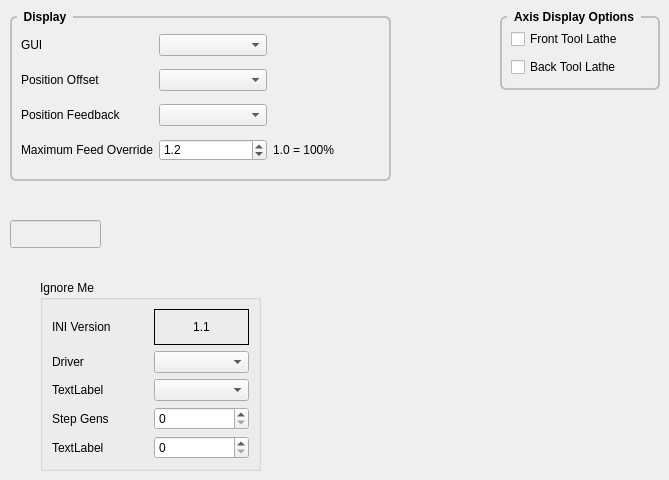
      <widget class="QWidget" name="display">
       <attribute name="title">
        <string>Display</string>
       </attribute>
       <widget class="QGroupBox" name="gridGroupBox">
        <property name="geometry">
         <rect>
          <x>500</x>
          <y>10</y>
          <width>160</width>
          <height>80</height>
         </rect>
        </property>
        <property name="styleSheet">
         <string notr="true">QGroupBox {
    font: bold;
    border: 2px solid silver;
    border-radius: 6px;
    margin-top: 6px;
}

QGroupBox::title {
    subcontrol-origin: margin;
    left: 7px;
    padding: 0px 5px 0px 5px;
}</string>
        </property>
        <property name="title">
         <string>Axis Display Options</string>
        </property>
        <layout class="QGridLayout" name="gridLayout_32">
         <item row="0" column="0">
          <widget class="QCheckBox" name="frontToolLatheCB">
           <property name="text">
            <string>Front Tool Lathe</string>
           </property>
          </widget>
         </item>
         <item row="1" column="0">
          <widget class="QCheckBox" name="backToolLatheCB">
           <property name="text">
            <string>Back Tool Lathe</string>
           </property>
          </widget>
         </item>
        </layout>
       </widget>
       <widget class="QGroupBox" name="gridGroupBox">
        <property name="geometry">
         <rect>
          <x>10</x>
          <y>10</y>
          <width>381</width>
          <height>171</height>
         </rect>
        </property>
        <property name="styleSheet">
         <string notr="true">QGroupBox {
    font: bold;
    border: 2px solid silver;
    border-radius: 6px;
    margin-top: 6px;
}

QGroupBox::title {
    subcontrol-origin: margin;
    left: 7px;
    padding: 0px 5px 0px 5px;
}</string>
        </property>
        <property name="title">
         <string>Display</string>
        </property>
        <layout class="QGridLayout" name="gridLayout_47">
         <property name="leftMargin">
          <number>9</number>
         </property>
         <property name="topMargin">
          <number>9</number>
         </property>
         <property name="rightMargin">
          <number>9</number>
         </property>
         <property name="bottomMargin">
          <number>9</number>
         </property>
         <item row="1" column="1">
          <widget class="QComboBox" name="positionOffsetCB"/>
         </item>
         <item row="2" column="1">
          <widget class="QComboBox" name="positionFeedbackCB"/>
         </item>
         <item row="3" column="1">
          <widget class="QDoubleSpinBox" name="maxFeedOverrideSB">
           <property name="decimals">
            <number>1</number>
           </property>
           <property name="maximum">
            <double>2.000000000000000</double>
           </property>
           <property name="singleStep">
            <double>0.100000000000000</double>
           </property>
           <property name="value">
            <double>1.200000000000000</double>
           </property>
          </widget>
         </item>
         <item row="0" column="0">
          <widget class="QLabel" name="label_40">
           <property name="text">
            <string>GUI</string>
           </property>
          </widget>
         </item>
         <item row="1" column="0">
          <widget class="QLabel" name="label_41">
           <property name="text">
            <string>Position Offset</string>
           </property>
          </widget>
         </item>
         <item row="0" column="1">
          <widget class="QComboBox" name="guiCB"/>
         </item>
         <item row="2" column="0">
          <widget class="QLabel" name="label_42">
           <property name="text">
            <string>Position Feedback</string>
           </property>
          </widget>
         </item>
         <item row="3" column="0">
          <widget class="QLabel" name="label_9">
           <property name="text">
            <string>Maximum Feed Override</string>
           </property>
          </widget>
         </item>
         <item row="3" column="2">
          <widget class="QLabel" name="label_179">
           <property name="text">
            <string>1.0 = 100%</string>
           </property>
          </widget>
         </item>
        </layout>
       </widget>
       <widget class="QLineEdit" name="versionLE">
        <property name="enabled">
         <bool>false</bool>
        </property>
        <property name="geometry">
         <rect>
          <x>10</x>
          <y>220</y>
          <width>91</width>
          <height>28</height>
         </rect>
        </property>
        <property name="text">
         <string/>
        </property>
       </widget>
       <widget class="QGroupBox" name="groupBox">
        <property name="geometry">
         <rect>
          <x>40</x>
          <y>280</y>
          <width>221</width>
          <height>191</height>
         </rect>
        </property>
        <property name="title">
         <string>Ignore Me</string>
        </property>
        <layout class="QGridLayout" name="gridLayout_58">
         <item row="0" column="0">
          <widget class="QLabel" name="label_36">
           <property name="text">
            <string>INI Version</string>
           </property>
          </widget>
         </item>
         <item row="1" column="1">
          <widget class="QComboBox" name="driverCB"/>
         </item>
         <item row="1" column="0">
          <widget class="QLabel" name="label_30">
           <property name="text">
            <string>Driver</string>
           </property>
          </widget>
         </item>
         <item row="2" column="0">
          <widget class="QLabel" name="label_212">
           <property name="text">
            <string>TextLabel</string>
           </property>
          </widget>
         </item>
         <item row="0" column="1">
          <widget class="QLabel" name="versionLE_2">
           <property name="frameShape">
            <enum>QFrame::Box</enum>
           </property>
           <property name="text">
            <string>1.1</string>
           </property>
           <property name="alignment">
            <set>Qt::AlignCenter</set>
           </property>
          </widget>
         </item>
         <item row="3" column="0">
          <widget class="QLabel" name="label_213">
           <property name="text">
            <string>Step Gens</string>
           </property>
          </widget>
         </item>
         <item row="2" column="1">
          <widget class="QComboBox" name="boardCB_2"/>
         </item>
         <item row="3" column="1">
          <widget class="QSpinBox" name="stepgensSB_2"/>
         </item>
         <item row="4" column="0">
          <widget class="QLabel" name="label_223">
           <property name="text">
            <string>TextLabel</string>
           </property>
          </widget>
         </item>
         <item row="4" column="1">
          <widget class="QSpinBox" name="sserialSB_2"/>
         </item>
        </layout>
       </widget>
      </widget>
